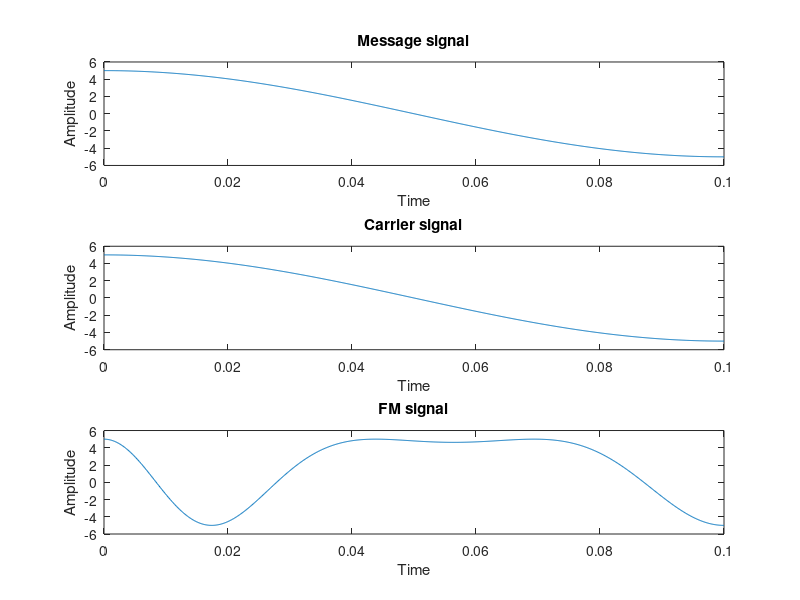

Source code (MATLAB):
clc;
clear all;
close all;

%take inputs
Am=input("Enter amplitude of message signal(V): ");
Ac=input("Enter amplitude of carrier signal (V): ");
fm=input("Enter frequency of message signal (Hz): ");
fc=input("Enter frequency of message signal (Hz): ");
m=input("Modulation index: ");


fs=10000;
%time interval
t=(0:0.1*fs)/fs;


%message signal
message=Am*cos(2*pi*fm*t);

%carrier signal
carrier=Ac*cos(2*pi*fc*t);

%modulated signal
fm=Ac*cos((2*pi*fc*t)+ m*sin(2*pi*fm*t));

%plot message signal
subplot(311);
plot(t,message);
xlabel('Time');
ylabel('Amplitude');
title('Message signal');

%plot carrier signal
subplot(312);
plot(t,carrier);
xlabel('Time');
ylabel('Amplitude');
title('Carrier signal');

%plot modulated signal
subplot(313);
plot(t,fm);
xlabel('Time');
ylabel('Amplitude');
title('FM signal');
